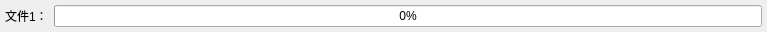
<?xml version="1.0" encoding="UTF-8"?>
<ui version="4.0">
 <class>DataProgress</class>
 <widget class="QWidget" name="DataProgress">
  <property name="geometry">
   <rect>
    <x>0</x>
    <y>0</y>
    <width>767</width>
    <height>30</height>
   </rect>
  </property>
  <property name="windowTitle">
   <string>Form</string>
  </property>
  <layout class="QHBoxLayout" name="horizontalLayout">
   <property name="leftMargin">
    <number>5</number>
   </property>
   <property name="topMargin">
    <number>5</number>
   </property>
   <property name="rightMargin">
    <number>5</number>
   </property>
   <property name="bottomMargin">
    <number>5</number>
   </property>
   <item>
    <widget class="QLabel" name="label">
     <property name="minimumSize">
      <size>
       <width>0</width>
       <height>0</height>
      </size>
     </property>
     <property name="maximumSize">
      <size>
       <width>16777215</width>
       <height>16777215</height>
      </size>
     </property>
     <property name="text">
      <string>文件1：</string>
     </property>
    </widget>
   </item>
   <item>
    <widget class="QProgressBar" name="progressBar">
     <property name="value">
      <number>0</number>
     </property>
    </widget>
   </item>
  </layout>
 </widget>
 <resources/>
 <connections/>
</ui>
